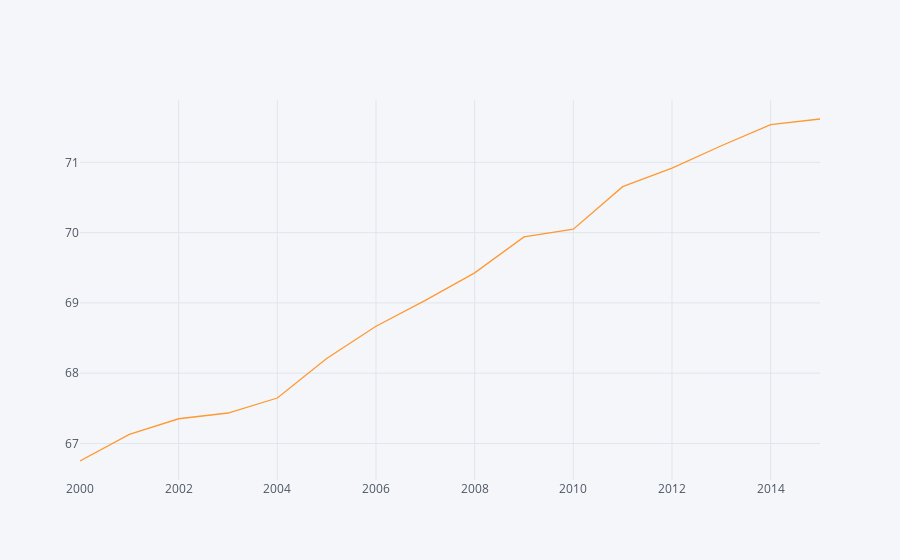

Notebook code cell kept with this figure:
### Code cell
plt.figure(figsize=(7,7))
arr = df.groupby('Year').mean()['Life expectancy ']
arr.iplot()

### Figure 1 — Plotly figure (JSON) as saved in the notebook; plotly's stock layout.template omitted (floating-point values rounded to 4 significant figures)
{"data": [{"line": {"color": "rgba(255, 153, 51, 1.0)", "dash": "solid", "shape": "linear", "width": 1.3}, "mode": "lines", "name": "Life expectancy ", "text": "", "type": "scatter", "x": [2000, 2001, 2002, 2003, 2004, 2005, 2006, 2007, 2008, 2009, 2010, 2011, 2012, 2013, 2014, 2015], "y": [66.75, 67.13, 67.35, 67.43, 67.65, 68.21, 68.67, 69.04, 69.43, 69.94, 70.05, 70.65, 70.92, 71.24, 71.54, 71.62]}], "layout": {"legend": {"bgcolor": "#F5F6F9", "font": {"color": "#4D5663"}}, "paper_bgcolor": "#F5F6F9", "plot_bgcolor": "#F5F6F9", "title": {"font": {"color": "#4D5663"}}, "xaxis": {"gridcolor": "#E1E5ED", "showgrid": true, "tickfont": {"color": "#4D5663"}, "title": {"font": {"color": "#4D5663"}, "text": ""}, "zerolinecolor": "#E1E5ED"}, "yaxis": {"gridcolor": "#E1E5ED", "showgrid": true, "tickfont": {"color": "#4D5663"}, "title": {"font": {"color": "#4D5663"}, "text": ""}, "zerolinecolor": "#E1E5ED"}}}
